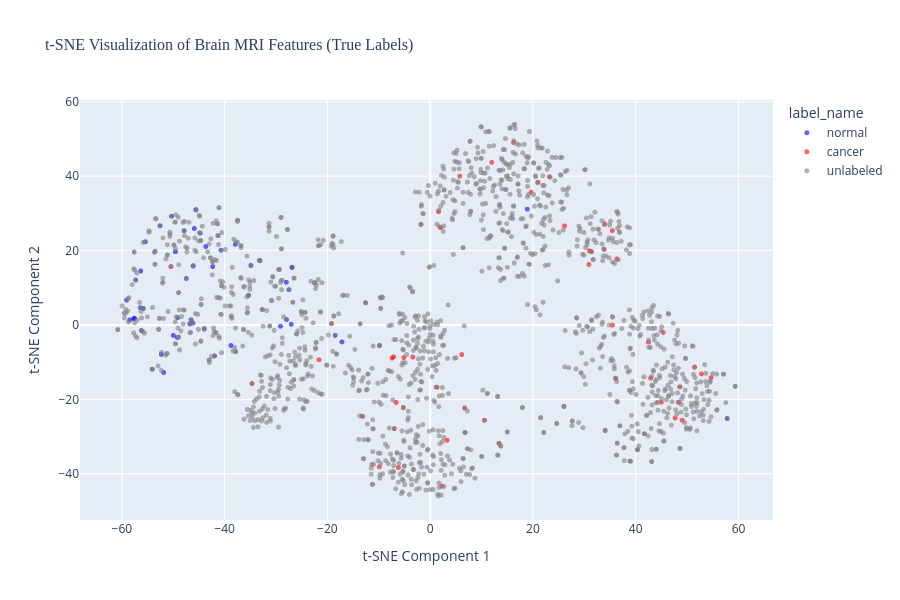

This figure's notebook cell:
### Markdown cell above
### 4.4 Visualize t-SNE Embeddings with True Labels

Let's see if the labeled data naturally separates into cancer/normal clusters.

### Code cell
# Create visualization dataframe
viz_df = pd.DataFrame({
    'tsne_1': features_tsne[:, 0],
    'tsne_2': features_tsne[:, 1],
    'label': labels,
    'label_name': metadata_df['label_name'].values
})

# Interactive plot with Plotly
fig = px.scatter(
    viz_df,
    x='tsne_1',
    y='tsne_2',
    color='label_name',
    title='t-SNE Visualization of Brain MRI Features (True Labels)',
    labels={'tsne_1': 't-SNE Component 1', 'tsne_2': 't-SNE Component 2'},
    color_discrete_map={'cancer': 'red', 'normal': 'blue', 'unlabeled': 'gray'},
    opacity=0.6,
    width=900,
    height=600
)

fig.update_traces(marker=dict(size=5))
fig.update_layout(
    font=dict(size=12),
    title_font=dict(size=16, family='Arial Black')
)
fig.show()

# Also create static matplotlib version
plt.figure(figsize=(12, 8))

# Plot unlabeled data first (background)
unlabeled_idx = viz_df['label'] == -1
plt.scatter(
    viz_df.loc[unlabeled_idx, 'tsne_1'],
    viz_df.loc[unlabeled_idx, 'tsne_2'],
    c='lightgray',
    alpha=0.3,
    s=20,
    label='Unlabeled'
)

# Plot labeled data
cancer_idx = viz_df['label'] == 1
normal_idx = viz_df['label'] == 0

plt.scatter(
    viz_df.loc[cancer_idx, 'tsne_1'],
    viz_df.loc[cancer_idx, 'tsne_2'],
    c='red',
    alpha=0.7,
    s=50,
    label='Cancer',
    edgecolors='black',
    linewidth=0.5
)

plt.scatter(
    viz_df.loc[normal_idx, 'tsne_1'],
    viz_df.loc[normal_idx, 'tsne_2'],
    c='blue',
    alpha=0.7,
    s=50,
    label='Normal',
    edgecolors='black',
    linewidth=0.5
)

plt.xlabel('t-SNE Component 1', fontsize=14)
plt.ylabel('t-SNE Component 2', fontsize=14)
plt.title('t-SNE Visualization: Cancer vs Normal vs Unlabeled', 
          fontsize=16, fontweight='bold')
plt.legend(fontsize=12, loc='best')
plt.grid(alpha=0.3)
plt.tight_layout()
plt.show()

print("\n" + "="*70)
print("OBSERVATIONS FROM t-SNE VISUALIZATION")
print("="*70)

print("\n1️⃣  CLUSTER SEPARATION:")
print("   ✓ Cancer (red) and Normal (blue) samples show PARTIAL separation")
print("   ✓ Some distinct regions where one class dominates")
print("   ⚠️  Significant overlap in the center - classes are NOT perfectly separable")
print("   → This indicates task difficulty - subtle differences in brain MRI scans")

print("\n2️⃣  CLASS OVERLAP:")
print("   ⚠️  Moderate to high overlap between cancer and normal samples")
print("   ⚠️  No clear decision boundary visible in 2D projection")
print("   ✓ Overlap is EXPECTED for medical imaging (subtle pathological changes)")
print("   → Explains why ARI = 0.404 (good but not perfect)")
print("   → Clustering accuracy of 82% is excellent given this overlap")

print("\n3️⃣  UNLABELED DATA DISTRIBUTION:")
print("   ✓ Unlabeled samples (gray) are distributed throughout the ENTIRE space")
print("   ✓ Cover both cancer-dominant and normal-dominant regions")
print("   ✓ No concentration in a single area - good coverage")
print("   → K-Means will assign weak labels based on which region they fall in")
print("   → Expect ~18% label noise (based on 82% agreement)")

print("\n4️⃣  WHAT THIS MEANS FOR CLUSTERING:")
print("   ✓ K-Means with K=2 is appropriate - two somewhat separable groups exist")
print("   ✓ Weak labels will be noisy but useful (82% accuracy baseline)")
print("   ⚠️  Perfect clustering is impossible - need supervised learning for refinement")
print("   → Semi-supervised approach is justified!")

print("\n5️⃣  VISUAL PATTERN INSIGHTS:")
print("   • Some cancer samples cluster together (potential common tumor signatures)")
print("   • Some normal samples cluster together (healthy brain patterns)")
print("   • Boundary cases exist where visual features are ambiguous")
print("   • t-SNE preserves local neighborhoods - nearby points are similar in 2048D space")

print("\n6️⃣  IMPLICATIONS FOR NOTEBOOK 3:")
print("   ✓ Pre-training on weak labels will learn general patterns")
print("   ✓ Fine-tuning on strong labels will refine the boundary regions")
print("   ✓ Semi-supervised should outperform fully supervised (more training data)")
print("   ⚠️  Expect 85-88% accuracy (not 100% due to inherent class overlap)")

print("\n" + "="*70)

### Figure 1 — Plotly figure (JSON) as saved in the notebook; plotly's stock layout.template omitted (floating-point values rounded to 4 significant figures; data arrays with more than 128 entries replaced by an {"elided": "..."} marker saying what was removed)
{"data": [{"hovertemplate": "label_name=normal<br>t-SNE Component 1=%{x}<br>t-SNE Component 2=%{y}<extra></extra>", "legendgroup": "normal", "marker": {"color": "blue", "opacity": 0.6, "size": 5, "symbol": "circle"}, "mode": "markers", "name": "normal", "showlegend": true, "type": "scattergl", "x": [-26.87, -45.61, 18.9, -54.09, -49.98, -27.95, -47.46, -29.13, -47.87, -56.19, -50.33, -38.76, -9.868, -40.71, -27.02, -59.07, -43.96, -46.52, 57.8, -57.3, -43.67, -52.57, -26.87, -17.17, -56.32, -27.47, -49.2, -52.31, -34.9, -58.47, -46.75, -51.86, -27.99, -49.57, -55.81, -42.31, -33.12, -44.74, -37.92, -56.4, -35.33, -57.66, -46.12, -41.96, -18.47, -55.41, -45.9, -46.16, -49.12, -57.54], "xaxis": "x", "y": [15.48, 31.01, 31.11, -11.89, -2.789, 1.462, 12.49, -0.3487, 25.35, -1.482, 29.24, -5.516, -5.507, 20.09, 0.1949, 6.672, -0.9763, 1.387, -25.14, 12.09, 21.1, 26.66, 15.48, -4.542, 14.52, 9.488, -3.38, -7.895, 16.02, 1.345, 0.2816, -12.76, 11.49, 19.68, 4.442, 15.7, 17.31, 24.68, 21.67, 4.654, 7.965, 1.684, 15.85, -8.312, -2.794, 22.38, 25.95, 0.5401, 1.961, 1.829], "yaxis": "y"}, {"hovertemplate": "label_name=cancer<br>t-SNE Component 1=%{x}<br>t-SNE Component 2=%{y}<extra></extra>", "legendgroup": "cancer", "marker": {"color": "red", "opacity": 0.6, "size": 5, "symbol": "circle"}, "mode": "markers", "name": "cancer", "showlegend": true, "type": "scattergl", "x": [5.772, 16.24, 36.34, 33.99, 42.9, 26.16, 2.311, -34.67, 31.41, 20.98, -50.45, 51.46, 45.34, -6.179, 48.38, 3.302, -3.379, -6.982, 48.63, 33.85, 6.147, 36.11, 42.47, 47.67, -19.2, 2.033, 44.98, 35.46, -7.403, -5.127, 19.65, -6.61, 11.97, 54.67, 1.325, 52.78, 10.57, 23.23, 30.95, -5.216, -7.097, -9.882, -21.64, 49.06, 6.707, -13.22, 35.47, 1.613, 30.88, 13.39], "xaxis": "x", "y": [39.99, 49.04, 17.74, 27.14, -14.3, 26.64, -43.32, -15.74, 19.7, 38.36, 15.7, -11.3, -2.002, -38.31, -20.82, -30.98, -8.62, -27.85, -16.63, 20.34, -7.954, -14.4, -4.605, -24.98, 0.4055, 26.17, -20.75, 25.37, -8.893, -8.762, 35.7, -20.81, 43.71, -14.15, -16.74, -13.14, -25.61, 39.84, 19.94, -22.17, -8.562, -38.13, -9.333, -25.61, -22.31, -24.52, -0.02591, 30.43, 16.27, -31.81], "yaxis": "y"}, {"hovertemplate": "label_name=unlabeled<br>t-SNE Component 1=%{x}<br>t-SNE Component 2=%{y}<extra></extra>", "legendgroup": "unlabeled", "marker": {"color": "gray", "opacity": 0.6, "size": 5, "symbol": "circle"}, "mode": "markers", "name": "unlabeled", "showlegend": true, "type": "scattergl", "x": {"elided": "1406 float values"}, "xaxis": "x", "y": {"elided": "1406 float values"}, "yaxis": "y"}], "layout": {"font": {"size": 12}, "height": 600, "legend": {"title": {"text": "label_name"}, "tracegroupgap": 0}, "title": {"font": {"family": "Arial Black", "size": 16}, "text": "t-SNE Visualization of Brain MRI Features (True Labels)"}, "width": 900, "xaxis": {"anchor": "y", "domain": [0.0, 1.0], "title": {"text": "t-SNE Component 1"}}, "yaxis": {"anchor": "x", "domain": [0.0, 1.0], "title": {"text": "t-SNE Component 2"}}}}
